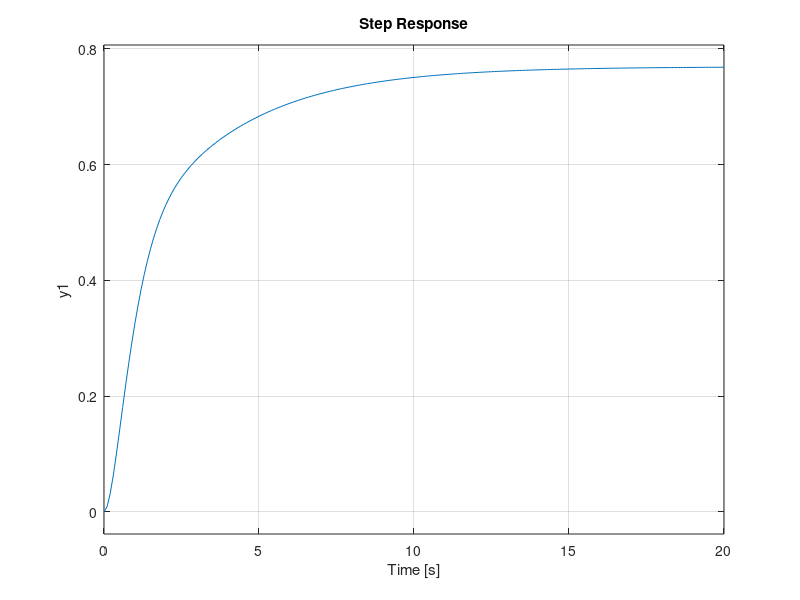

MATLAB code to generate this figure:
%%%%%%%%%%%%%%%%%%%%%%%%%%%%%%%%%%%%%%%%%%%%%
%% 《控制之美-卷一(第二版)》 代码
%% 作者：王天威
%% 清华大学出版社
%% 程序名称：8-3_Lag_Compensator.m
%% 程序功能：滞后补偿器设计
%%%%%%%%%%%%%%%%%%%%%%%%%%%%%%%%%%%%%%%%%%%%%
%% 程序初始化，清空工作空间，缓存
clear all;
close all;
clc;
% 读取Octave控制和信号数据库（注：如使用Matlab，可删除或注释掉本行代码）
pkg load control
%% 定义传递函数
s = tf('s');
G_s = 1/((s+1)*(s+3));
%% 定义开环增益
K = 2;
%% 定义仿真时间
t = 0:0.1:20;
%% 绘制不含补偿器闭环系统根轨迹
subplot(3,2,1);
rlocus(G_s);
subplot(3,2,2);
%% 绘制不含补偿器闭环系统阶跃响应
sys_1 = feedback(K*G_s, 1);
step (sys_1,t);
%%%% 引入超之后补偿器1
sz = -5;
sp = -1;
C1_s = (s-sz)/(s-sp);
%% 绘制含补偿器1闭环系统根轨迹
subplot(3,2,3);
rlocus(G_s*C1_s);
%% 绘制含补偿器1闭环系统阶跃响应
subplot(3,2,4);
sys_2 = feedback(K*G_s*C1_s, 1);
step (sys_2,t);
%%%% 引入超之后补偿器2
sz = -0.5;
sp = -0.1;
C2_s = (s-sz)/(s-sp);
%% 绘制含补偿器2闭环系统根轨迹
subplot(3,2,5);
rlocus(G_s*C2_s);
%% 绘制含补偿器2闭环系统阶跃响应
subplot(3,2,6);
sys_3 = feedback(K*G_s*C2_s, 1);
step (sys_3,t);
